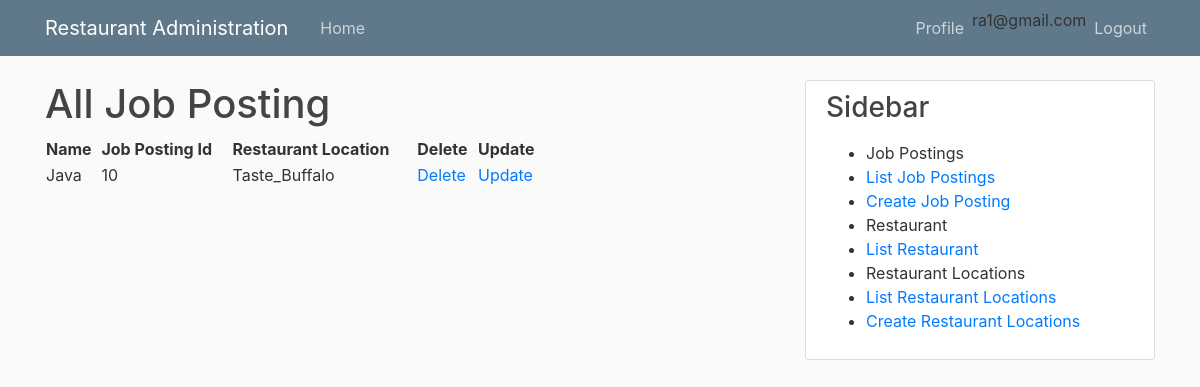
Screenshot of /jobPosting/ (signed in) with the database file from the repository.
### restaurant/models.py (models this page shows, shortened)
class MyUser(AbstractBaseUser):
	overall_admin = 0
	restaurant_admin = 1
	hiring_manager = 2
	applicant = 3
	ROLE_CHOICES = ((overall_admin,'administrator'),
		(restaurant_admin,'Restaurant_Admin'),
		(hiring_manager,'Hiring Manager'),
		(applicant,'Applicant'))
	email = models.EmailField(unique=True)
	username = models.CharField(max_length=25, unique=True)
	first_name = models.CharField(max_length=40)
	last_name = models.CharField(max_length=140)
	date_joined = models.DateTimeField(default=timezone.now)
	is_active = models.BooleanField(default=True)
	is_admin = models.BooleanField(default=True)
	is_staff = models.BooleanField(default=False)
	facility = models.CharField(max_length=140)
	usertype = models.PositiveSmallIntegerField(choices=ROLE_CHOICES, blank=True, null=True)
	positiondescription = models.CharField(max_length=140)
	USERNAME_FIELD = "email"
	REQUIRED_FIELDS = ['username','usertype']
	objects = MyAccountManager()
	def __str__(self):
		return self.username

class JobPosting(models.Model):
	jobId = models.IntegerField()
	name = models.CharField(max_length=150)
	restaurant_location = models.ForeignKey(RestaurantLocation, on_delete=models.PROTECT)

class RestaurantLocation(models.Model):
	loc = models.ForeignKey(Location, on_delete=models.PROTECT)
	restaurant = models.ForeignKey(Restaurant, on_delete=models.PROTECT)
	hiring_manager = models.OneToOneField(MyUser,on_delete=models.PROTECT,null=True, blank=True)
	class Meta:
	 	unique_together = ("restaurant","loc")
	def __str__(self):
		return "%s" % str(self.restaurant.name) +"_"+ str(self.loc.name)

class Restaurant(models.Model):
	restaurantId = models.IntegerField()
	name = models.CharField(max_length=150)
	administrator = models.OneToOneField(MyUser,on_delete=models.PROTECT)
	class Meta:
		unique_together = ("restaurantId","name","administrator")

class Location(models.Model):
	locationId = models.IntegerField()
	name = models.CharField(max_length=150)

### restaurant/views.py (the view)
# urls.py: path('jobPosting/',jobPosting_list_view,name='jobPostingList'),
def jobPosting_list_view(request,*args,**kwargs):
	user = request.user
	if user.usertype == 0 or user.usertype == 3:
		job_posting = JobPosting.objects.all()
	elif user.usertype == 1:
		job_posting = JobPosting.objects.filter(restaurant_location__in=(RestaurantLocation.objects.filter(restaurant=Restaurant.objects.filter(administrator = user)[0])))
	elif user.usertype == 2:
		if RestaurantLocation.objects.filter(hiring_manager = user) :
			job_posting = JobPosting.objects.filter(restaurant_location=RestaurantLocation.objects.filter(hiring_manager = user)[0])
		else:
			job_posting = None
	mycontext = {
		'all_job_postings':job_posting
	}
	return render(request,"jobPosting/job_posting_list.html",mycontext);

### templates/jobPosting/job_posting_list.html (shortened to what this page needs)
{% extends 'base.html'%}
{% block content%}
<h1>All Job Posting</h1>
<body>
	<table width="500">
		<tr>
			<th>Name</th>
			<th>Job Posting Id</th>
			<th>Restaurant Location</th>
			{% if user.usertype == 0 or user.usertype == 1 %}
			<th>Delete</th>
			<th>Update</th>
			{% endif %}
		</tr>
		{% for job in all_job_postings %}
		<tr>
			<td>{{job.name}}</td>
			<td>{{job.jobId}}</td>
			<td>{{job.restaurant_location}}</td>
			{% if user.usertype == 0 or user.usertype == 1 %}
			<td><a href="{% url 'jobPostingDeleteWithId' job.pk%}">Delete</a></td>
			<td><a href="{% url 'jobPostingUpdateWithId' job.pk%}">Update</a></td>
			{% endif %}
		</tr>
		{% endfor %}
	</table>
</body>
 {% endblock %}

### templates/base.html (shortened to what this page needs)
 {% load static %}
<!doctype html>
<html>
<head>
    <link rel="stylesheet" href="https://maxcdn.bootstrapcdn.com/bootstrap/4.0.0/css/bootstrap.min.css">
    <link rel="stylesheet" type="text/css" href="{% static 'restaurant/main.css' %}">
</head>
<body>
	<header class="site-header">
	  <nav class="navbar navbar-expand-md navbar-dark bg-steel fixed-top">
	    <div class="container">
	      <a class="navbar-brand mr-4" href="/">Restaurant Administration</a>
	      <div class="collapse navbar-collapse" id="navbarToggle">
	        <div class="navbar-nav mr-auto">
	          <a class="nav-item nav-link" href="/">Home</a>
	        </div>
	        <div class="navbar-nav">
	            {% if user.is_authenticated%}
	            	<a class="nav-item nav-link" href="{%url 'profile' %}">Profile</a>
	            	<div class ="nav-item"> {{user.get_username}}</div>
	            	<a class="nav-item nav-link" href="{% url 'logout' %}">Logout</a>
	            {% else %}
	          		<a class="nav-item nav-link" href="{%url 'login' %}">Login</a>
	          		<a class="nav-item nav-link" href="{% url 'registerAutoUser' %}">Register</a>
	          	{% endif %}
	        </div>
	      </div>
	    </div>
	  </nav>
	</header>
	<main role="main" class="container">
	  <div class="row">
	    <div class="col-md-8">
	      {% block content %}{% endblock %}
	    </div>
	    <div class="col-md-4">
	    	{% if user.usertype == 1 or user.usertype == 0 or user.usertype == 2 or user.usertype == 3%}
	      <div class="content-section">
	        <h3>Sidebar</h3>
	        <p class='text-muted'>
	        	<ul>
	        		{% if user.usertype == 1 or user.usertype == 0 or user.usertype == 2 or user.usertype == 3%}
	        		<li>Job Postings
	        			<li><a href="{% url 'jobPostingList' %}">List Job Postings</a></li>
	        			{% if user.usertype == 0 or user.usertype == 1%}
	        				<li><a href="{% url 'jobPostingCreate' %}">Create Job Posting</a></li>
						{% endif %}
	        		</li>
	        		{% endif %}
	        		{% if user.usertype == 1 or user.usertype == 0%}
	        		<li>Restaurant
	        			<li><a href="{% url 'restaurantList' %}">List Restaurant</a></li>
	        		</li>
	        		{%endif %}
	        		{% if user.usertype == 1 or user.usertype == 0%}
	        		<li>Restaurant Locations
	        			<li><a href="{% url 'restaurantLocationList' %}">List Restaurant Locations</a></li>
	        			{% if user.usertype != 0%}
	        			<li><a href="{% url 'restaurantLocationCreate' %}">Create Restaurant Locations</a></li>
	        			{% endif %}
	        		</li>
					{% endif %}
		    	</ul>
	        </p>
	      </div>
	      {% endif %}
	    </div>
	  </div>
	</main>
    </body>
</html>

### restaurant/static/restaurant/main.css (style rules this page uses)
body { background: #fafafa; color: #333333; margin-top: 5rem; }
h1, h2, h3, h4, h5, h6 { color: #444444; }
ul { margin: 0; }
.bg-steel { background-color: #5f788a; }
.site-header .navbar-nav .nav-link { color: #cbd5db; }
.content-section { background: #ffffff; padding: 10px 20px; border: 1px solid #dddddd; border-radius: 3px; margin-bottom: 20px; }

### rows the page displays
MyUser: get_username "ra1@gmail.com"
JobPosting: name "Java", jobId "10", restaurant_location "Taste_Buffalo"
